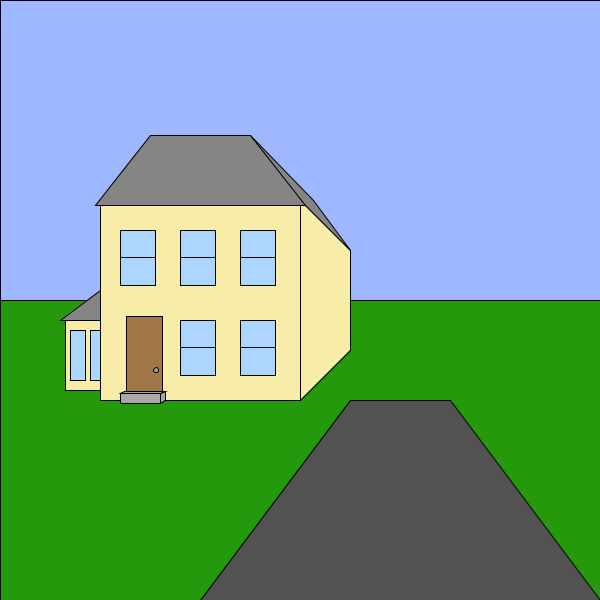
Frame 1 (no input)
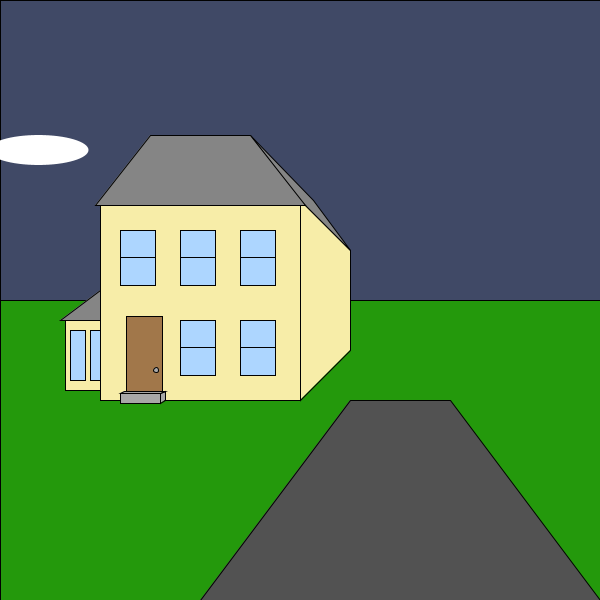
Frame 60 (the mouse pressed at the canvas centre just before this capture)
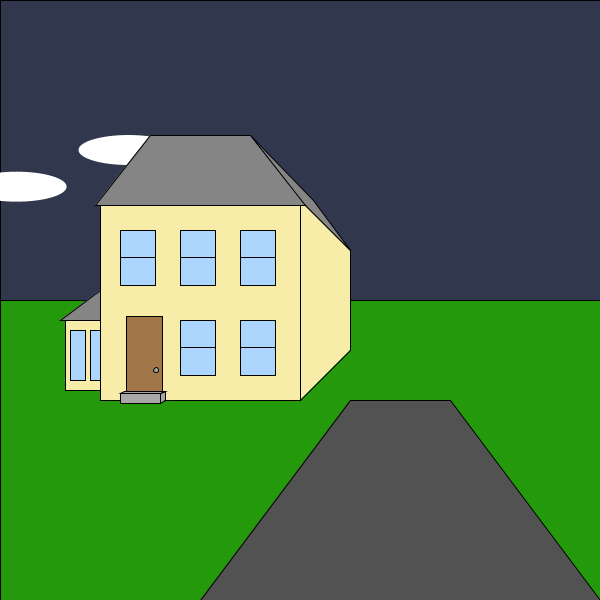
Frame 120 (the mouse held since frame 60 and released just before this capture)

The Processing sketch that drew these frames (run headless with seeded random() and noise(); from frame 60 on, the mouse is pressed at the canvas centre):

// Processing sketch: processing_130926
// ── processing_130926.pde

//created by Eric Morrison

Cloud cloud1, cloud2, cloud3, cloud4, cloud5, cloud6;


void setup() {
  size(600, 600);
  frameRate(30);
  cloud1=new Cloud(-50, 1.5);
  cloud2=new Cloud(-150, 1.4);
  cloud3=new Cloud(-250, 1.3);
  cloud4=new Cloud(-350, 1.2);
  cloud5=new Cloud(-450, 1.1);
  cloud6=new Cloud(-550, 1);
}

void draw() {

  printMouse();
  //sky
  background(159, 183, 255);
  fill(0, 0, 0, transparency);
  rect(0, 0, width, 300);

  sun();

  //clouds
  cloud1.display();
  cloud1.move();
  cloud2.display();
  cloud2.move();
  cloud3.display();
  cloud3.move();
  cloud4.display();
  cloud4.move();
  cloud5.display();
  cloud5.move();
  cloud6.display();
  cloud6.move();


  //ground
  stroke(1);
  fill(#24990C);
  rect(0, 300, width, height);
  //frame of house
  fill(#F7EDA8);
  //front face
  rect(100, 200, 200, 200);
  //right side face
  quad(300, 200, 300, 400, 350, 350, 350, 250);
  //left add on
  rect(65, 320, 35, 70);
  //roof side
  fill(#858585);
  quad(250, 135, 300, 200, 350, 250, 313, 200);
  //roof front
  quad(95, 205, 305, 205, 250, 135, 150, 135);

  //side roof left
  triangle(100, 290, 100, 320, 60, 320);
  //front step
  fill(#A8A8A8);
  rect(120, 393, 40, 10);
  //side of front step
  quad(160, 403, 165, 400, 165, 391, 160, 393);
  //top of front step
  quad(120, 393, 160, 393, 165, 391, 124, 391);
  //door
  fill(#A1774A);
  rect(124+2, 391-75, 40-4, 75);
  //door knob
  fill(#A8A8A8);
  ellipse(156, 370, 5, 5);
  //windowLeftFirstFloor- fill will change with time
  fill(#ADD6FF);
  rect(180, 320, 35, 55);
  line(180, 320+(55/2), 180+35, 320+(55/2));
  //windowRightFirstFloor
  rect(240, 320, 35, 55);
  line(240, 320+(55/2), 240+35, 320+(55/2));
  //windowRightSecondFloor
  rect(240, 230, 35, 55);
  line(240, 230+(55/2), 240+35, 230+(55/2));
  //windowMiddleSecondFloor
  rect(180, 230, 35, 55);
  line(180, 230+(55/2), 180+35, 230+(55/2));
  //windowLeftSecondFloor
  rect(120, 230, 35, 55);
  line(120, 230+(55/2), 120+35, 230+(55/2));
  //windowAddOn
  rect(70, 330, 15, 50);
  rect(90, 330, 10, 50);
  //driveway
  fill(#525252);
  quad(200, height, 600, height, 450, 400, 350, 400);
}





class Cloud {

  float cloudX, cloudY, r;

  Cloud(float moveCloud, float rate) {
    println(r);
    cloudY=150;
    r=rate;
    cloudX=moveCloud;
  }

  void display() {
    noStroke();
    fill(255);
    ellipse(cloudX, cloudY, 100, 30);
  }

  void move() {
    cloudX+=r;
    if (cloudX>width+30) {
      cloudX=-30;
      cloudY=random(20, 200);
    }
    if (cloudX<0-50)
      cloudY=random(20, 200);
  }
}





void printMouse() {
  //just to help me draw

  println (mouseX +"," + mouseY +","+ ySun);
}

// Sun Variables
int sunRadius = 40;      // size of the sun
int xStart = -sunRadius; // The initial x position
int yStart = 20;         // The initial y position
float xSun = xStart;     // the x position of the sun
float ySun = yStart;     // the y position of the sun

// Arc variables
float t = 0;   // Start time
float duration = 60 * 1000; // Complete a full circle every 60 seconds
float conversionFactor = 2 * 3.14 / duration; // A full circle (2*pi) occurs every duration milliseconds
float transparency;

void sun()
{
  // Refresh background
  //background(159, 183, 255);

  //background(r, g, b);

  // Draw the sun
  fill( 247, 199, 114);
  ellipse(xSun, ySun, sunRadius, sunRadius);

  // Update position
  // this method traces a curve using a parametric equation. See http://en.wikipedia.org/wiki/Parametric_equation and Khan Academy
  // To change the speed, adjust the value added to t
  //t += 0.01;

  // Convert t to radians
  t = millis() * conversionFactor;

  // Use the parametric form for an ellipse. This method uses constant angular velocity
  float Rx = width/2 + sunRadius/2;
  float Ry = height/2 - sunRadius/2;
  float centerX = width/2;
  float centerY = height/2;

  xSun = cos(t) * Rx + centerX;
  ySun = sin(t) * Ry + centerY;



  transparency=map(ySun, 0, height, 0, 255);

  //for(int starX; starX > width; starX += random(10)){
  //for(int starY; starY > height; starY += random(10)){
  //stroke(255);
  //point(starX,starY);
}
//}
//}
//}
